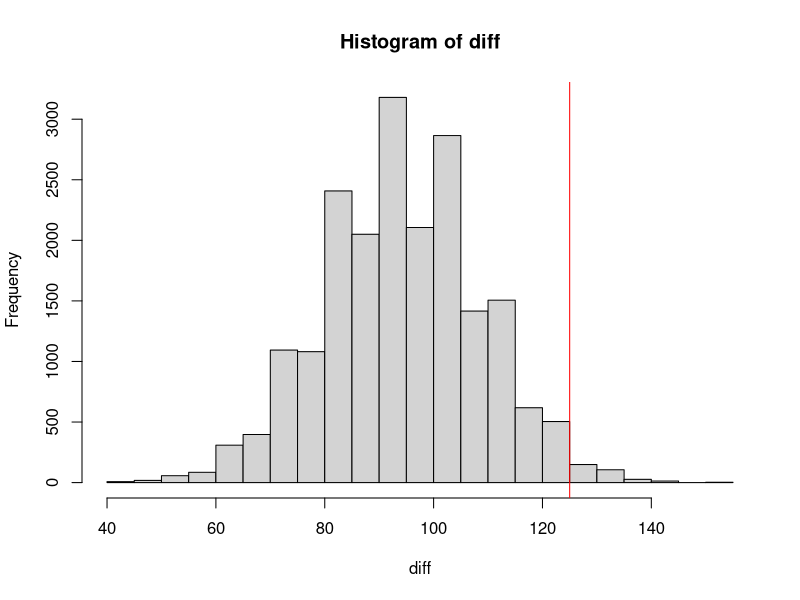

R code for this plot:
#Math E-156 Script 12B-TwoSampleTests.R

#Topic 1 -- two samples might come from normal distributions with same mean, unknown sigma
#Subtract the means; add the standard errors; use Welch's clever formula for degrees of freedom.

#Example 8.4 in the textbook applies this approach to NC babies
NCB <- read.csv("NCBirths2004.csv"); head(NCB)

#The null hypothesis is that the mean is the same whether or not the mother smokes.
#Extract a vector for each sample.
weightNS <- subset(NCB, select=Weight, subset = (Smokers =="No"), drop = T)
weightS <- subset(NCB, select=Weight, subset = (Smokers =="Yes"), drop = T)

#Calculate mean, standard deviation, and size for each sample
xbarNS <- mean(weightNS); xbarS <- mean(weightS)
sNS <- sd(weightNS); sS <- sd(weightS)
nNS <- length(weightNS); nS <- length(weightS)

#If the means are equal, we can make a statistic with the t distribution
t <- (xbarNS - xbarS)/sqrt(sNS^2/nNS + sS^2/nS); t    

#Welch's formula gives a reasonable value for degrees of freedom.
nu <- (sNS^2/nNS + sS^2/nS)^2/((sNS^2/nNS)^2/(nNS-1)+ (sS^2/nS)^2/(nS-1));nu
#Here is the probability for the observed difference in means to arise by chance.
pt(t, df = nu, lower.tail = FALSE)
#Of course this test has been automated, and we even get a confidence interval
t.test(weightNS, weightS, alt = "greater")

#Topic 2 -- testing whether two binomial distributions have the same proportion

#550 of 684 women and 425 of 563 men beieve in an afterlife
#Using the exact binomial distributions would be messy, so use a normal approximation
X1 = 550; n1 = 684; X2 = 425; n2 = 563

#Combine all the data to get the proportion from which to calculate the variance
p.hat = (X1+X2)/(n1+n2); p.hat

#If all the data come from this distibution, this statistic should be N(0,1).
z = (X1/n1-X2/n2)/sqrt(p.hat*(1-p.hat)*(1/n1+1/n2));z   

#This value could have been looked up in table a hundred years ago.
pnorm(z, lower.tail = FALSE)    #agrees with page 220
#Of course we can get the same number from a chi-square test
pchisq(z^2, df =1, lower.tail = FALSE)/2   #divide by 2 for a 1 sided test
#It is the chi-square version that is automated.
prop.test(c(550,425), c(684, 563), correct = FALSE, alt = "greater")
#Page 221 of the text does a two-sided test insted of a one-sided test.

#Topic 3 -- comparing two binomial distributions by a permutation test

#Make two vectors to simulate the data
Gender = c(rep("F", n1), rep("M", n2))
Afterlife = c(rep(TRUE, X1), rep(FALSE,n1-X1), rep(TRUE,X2), rep(F, n2-X2))
table(Gender, Afterlife) #display results as a contingency table

#Check our sampling methodology
x = sample(Gender)   #random permutation
diff <- sum((x=="F") & (Afterlife ==  TRUE)) - sum ((x=="M") & (Afterlife ==  TRUE)); diff
table(x, Afterlife)   #display results as a contingency table

#Now just permute the gender vector and compute the preponderance of females
N <- 2*10^4;  diff <- numeric(N)
for (i in 1:N) {
  x = sample(Gender)   #random permutation of the gender vector
  diff[i] <- sum((x=="F") & (Afterlife ==  TRUE)) - sum ((x=="M") & (Afterlife ==  TRUE))
}
hist(diff)
abline(v = X1-X2,col = "red")
sum(diff >= X1-X2)/N     #disagrees with normal approximation but is probably better

#An alternative approach is to use Fisher's exact test for the hypergeometric distribution.
fisher.test(table(Afterlife, Gender), alt = "less")  #this is exact


